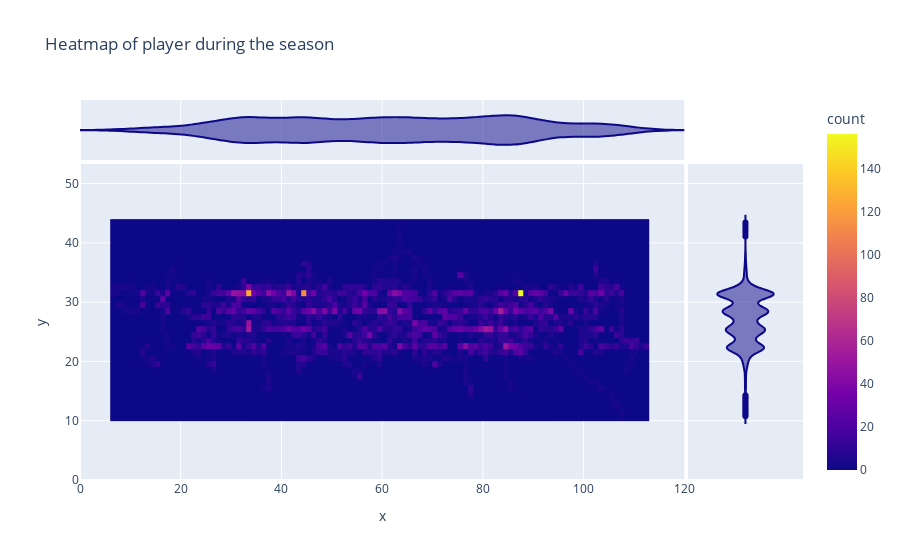

This figure's notebook cell:
### Code cell
get_player_season_info(46119)

### Figure 1 — Plotly figure (JSON) as saved in the notebook; plotly's stock layout.template omitted (floating-point values rounded to 4 significant figures; data arrays with more than 128 entries replaced by an {"elided": "..."} marker saying what was removed)
{"data": [{"coloraxis": "coloraxis", "hovertemplate": "x=%{x}<br>y=%{y}<br>count=%{z}<extra></extra>", "name": "", "nbinsx": 120, "nbinsy": 53, "type": "histogram2d", "x": {"elided": "10857 float values"}, "xaxis": "x", "xbingroup": "x", "y": {"elided": "10857 float values"}, "yaxis": "y", "ybingroup": "y"}, {"alignmentgroup": "True", "hovertemplate": "x=%{x}<extra></extra>", "legendgroup": "", "marker": {"color": "#0d0887"}, "name": "", "offsetgroup": "", "scalegroup": "x", "showlegend": false, "type": "violin", "x": {"elided": "10857 float values"}, "xaxis": "x3", "yaxis": "y3"}, {"alignmentgroup": "True", "hovertemplate": "y=%{y}<extra></extra>", "legendgroup": "", "marker": {"color": "#0d0887"}, "name": "", "offsetgroup": "", "scalegroup": "y", "showlegend": false, "type": "violin", "xaxis": "x2", "y": {"elided": "10857 float values"}, "yaxis": "y2"}], "layout": {"coloraxis": {"colorbar": {"title": {"text": "count"}}, "colorscale": [[0, "#0d0887"], [0.1111, "#46039f"], [0.2222, "#7201a8"], [0.3333, "#9c179e"], [0.4444, "#bd3786"], [0.5556, "#d8576b"], [0.6667, "#ed7953"], [0.7778, "#fb9f3a"], [0.8889, "#fdca26"], [1, "#f0f921"]]}, "legend": {"tracegroupgap": 0}, "title": {"text": "Heatmap of player during the season"}, "xaxis": {"anchor": "y", "domain": [0, 0.8358], "range": [0, 120], "title": {"text": "x"}}, "xaxis2": {"anchor": "y2", "domain": [0.8408, 1], "matches": "x2", "showgrid": false, "showline": false, "showticklabels": false, "ticks": ""}, "xaxis3": {"anchor": "y3", "domain": [0, 0.8358], "matches": "x", "showgrid": true, "showticklabels": false}, "xaxis4": {"anchor": "y4", "domain": [0.8408, 1], "matches": "x2", "showgrid": false, "showline": false, "showticklabels": false, "ticks": ""}, "yaxis": {"anchor": "x", "domain": [0, 0.8316], "range": [0, 53.3], "title": {"text": "y"}}, "yaxis2": {"anchor": "x2", "domain": [0, 0.8316], "matches": "y", "showgrid": true, "showticklabels": false}, "yaxis3": {"anchor": "x3", "domain": [0.8416, 1], "matches": "y3", "showgrid": false, "showline": false, "showticklabels": false, "ticks": ""}, "yaxis4": {"anchor": "x4", "domain": [0.8416, 1], "matches": "y3", "showgrid": true, "showline": false, "showticklabels": false, "ticks": ""}}}
